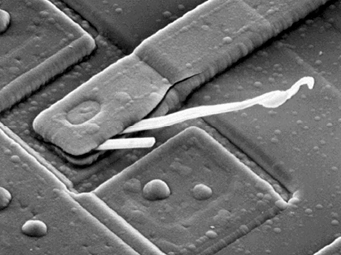
%> input picture Tutorial_3_export/Code/example.bmp, 341 x 255 px
$ octave Fourierexample.m   (GNU Octave 9; MATLAB toolbox functions it lacks are replaced by stand-ins)
%> lines starting %> are read from the running program, lines starting %| are printed output that depends on the picture
Im=imread('example.bmp');
%> Im is the input picture: size 255x341 uint8; min 0, max 255, mean 110.4
ft=fft2(Im);
fts=fftshift(ft);
figure;imshow(abs(fts),[]);title('Amplitude');
x =(1+abs(fts))
figure;imshow(log(1+abs(fts)),[]);title('Normalized Amplitude');
%> after `imshow(log(1+abs(fts)),[])`:
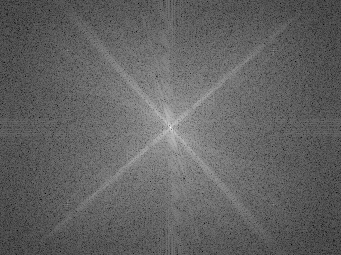
%> displayed picture: size 255x341, on the screen's scale of 0 to 255; min 0, max 255, mean 98.2
figure;imagesc(unwrap(angle(fts)));title('Phase');
%> after `title('Phase')`:
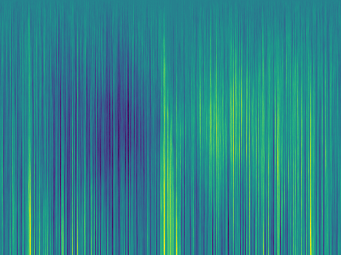
%> displayed picture: size 255x341x3, on the screen's scale of 0 to 255; mean R, G, B 43, 131.8, 137.4
orift=ifftshift(fts);
oriIm=ifft2(orift);
figure;imshow(oriIm,[]);
